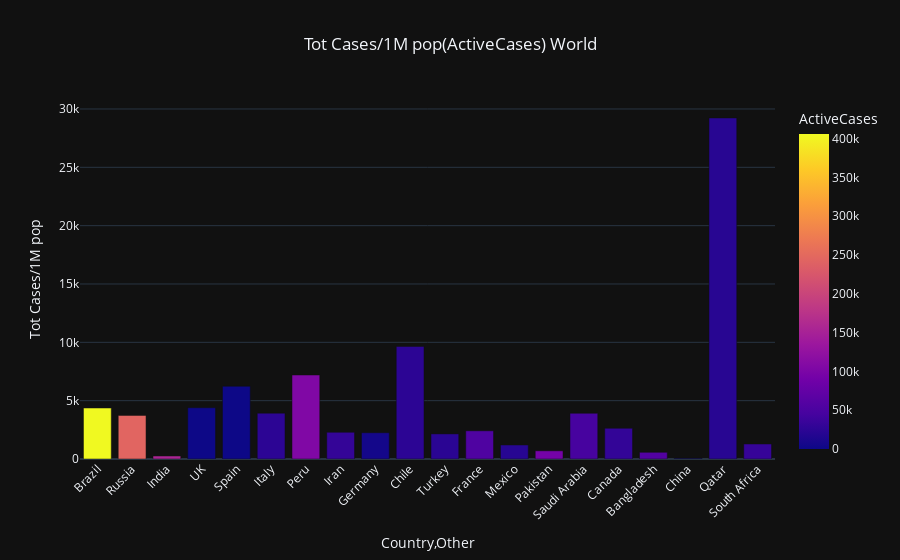

Notebook code cell kept with this figure:
### Markdown cell above
From the above graph we can infer 
<ul>
    <li>Chandigarh must conduct more tests to ensure curbing the spread of Coronavirus</li>
    <li>Tamil Nadu is doing excellent considering they have the highest tests done and significantly low test positivity rate</li>
    <li>Andhra Pradesh is also doing well considering few tests turning out positive and considerably high total tests</li>
</ul>

### Code cell
bar_chart(temp_df1.iloc[2:22, :], positive_rate_world, total_tests_world, 'World')

### Figure 1 — Plotly figure (JSON) as saved in the notebook; plotly's stock layout.template omitted (floating-point values rounded to 4 significant figures)
{"data": [{"alignmentgroup": "True", "hovertemplate": "Country,Other=%{x}<br>Tot Cases/1M pop=%{y}<br>ActiveCases=%{marker.color}<extra></extra>", "legendgroup": "", "marker": {"color": [406014, 243868, 154688, 0, 0, 24569, 104895, 30699, 5872, 24834, 23077, 54834, 20375, 93348, 45723, 29811, 56955, 252, 21536, 32646], "coloraxis": "coloraxis"}, "name": "", "offsetgroup": "", "orientation": "v", "showlegend": false, "textposition": "auto", "type": "bar", "x": ["Brazil", "Russia", "India", "UK", "Spain", "Italy", "Peru", "Iran", "Germany", "Chile", "Turkey", "France", "Mexico", "Pakistan", "Saudi Arabia", "Canada", "Bangladesh", "China", "Qatar", "South Africa"], "xaxis": "x", "y": [4371, 3738, 257, 4393, 6233, 3928, 7197, 2292, 2249, 9652, 2151, 2416, 1202, 701, 3918, 2636, 574, 58, 29232, 1288], "yaxis": "y"}], "layout": {"barmode": "relative", "coloraxis": {"colorbar": {"title": {"text": "ActiveCases"}}, "colorscale": [[0, "#0d0887"], [0.1111, "#46039f"], [0.2222, "#7201a8"], [0.3333, "#9c179e"], [0.4444, "#bd3786"], [0.5556, "#d8576b"], [0.6667, "#ed7953"], [0.7778, "#fb9f3a"], [0.8889, "#fdca26"], [1, "#f0f921"]]}, "hovermode": "x", "legend": {"tracegroupgap": 0}, "title": {"text": "Tot Cases/1M pop(ActiveCases) World", "x": 0.5, "xanchor": "center"}, "xaxis": {"anchor": "y", "domain": [0, 1], "tickangle": -45, "title": {"text": "Country,Other"}}, "yaxis": {"anchor": "x", "domain": [0, 1], "title": {"text": "Tot Cases/1M pop"}}}}
